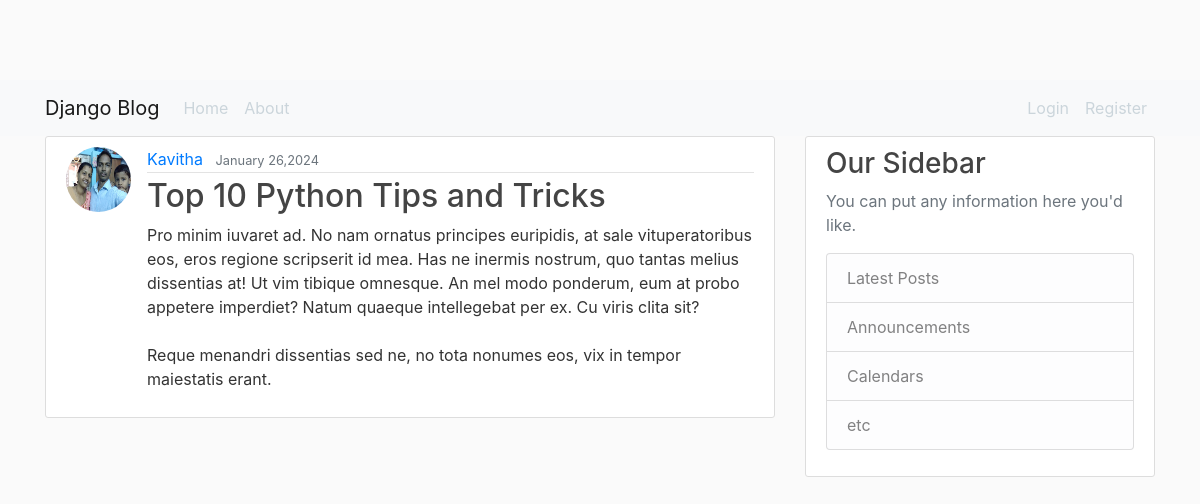
The app's page /post/31/ with its own data.
### firstapp/models.py (models this page shows, shortened)
class Post(models.Model):
    title = models.CharField(max_length=100)
    content = models.TextField()
    date_posted = models.DateTimeField(default=timezone.now)
    author = models.ForeignKey(User,on_delete = models.CASCADE)

### users/models.py (models this page shows)
class Profile(models.Model):
    user = models.OneToOneField(User,on_delete=models.CASCADE)
    image = models.ImageField(default='default.jpg',upload_to='profile_pics')

### firstapp/views.py (the view)
# urls.py: path('post/<int:pk>/', PostDetailView.as_view(), name='post-detail'),
class PostDetailView(DetailView):
    model = Post

### firstapp/templates/firstapp/post_detail.html (shortened to what this page needs)
{% extends "firstapp/base.html" %}
{% block content %}
         <article class="media content-section">
            <img class="rounded-circle article-img" src="{{ object.author.profile.image.url }}">
           <div class="media-body">
             <div class="article-metadata">
               <a class="mr-2" href="{% url 'user-posts' object.author.username %}">{{ object.author }}</a>
               <small class="text-muted">{{ object.date_posted|date:"F d,Y" }}</small>
             </div>
             <h2 class="article-title">{{ object.title }}</h2>
             <p class="article-content">{{ object.content }}</p>
           </div>
         </article>
{% endblock content %}

### firstapp/static/firstapp/main.css (style rules this page uses)
body { background: #fafafa; color: #333333; margin-top: 5rem; }
h1, h2, h3, h4, h5, h6 { color: #444444; }
.content-section { background: #ffffff; padding: 10px 20px; border: 1px solid #dddddd; border-radius: 3px; margin-bottom: 20px; }
.article-title { color: #444444; }
.article-content { white-space: pre-line; }
.article-img { height: 65px; width: 65px; margin-right: 16px; }
.article-metadata { padding-bottom: 1px; margin-bottom: 4px; border-bottom: 1px solid #e3e3e3 }

### records on screen
Post: author.profile.image (picture), author "Kavitha", date_posted "January 26,2024", title "Top 10 Python Tips and Tricks", content "Pro minim iuvaret ad. No nam ornatus principes euripidis, at sale vituperatoribus eos, eros regione scripserit id mea. Has ne inermis nostrum, quo tantas melius dissentias at! Ut vim tibique omnesque. An mel modo ponderum, eum at probo appetere imperdiet? Natum quaeque intellegebat per ex. Cu viris clita sit? Reque menandri dissentias sed ne, no tota nonumes eos, vix in tempor maiestatis erant."
